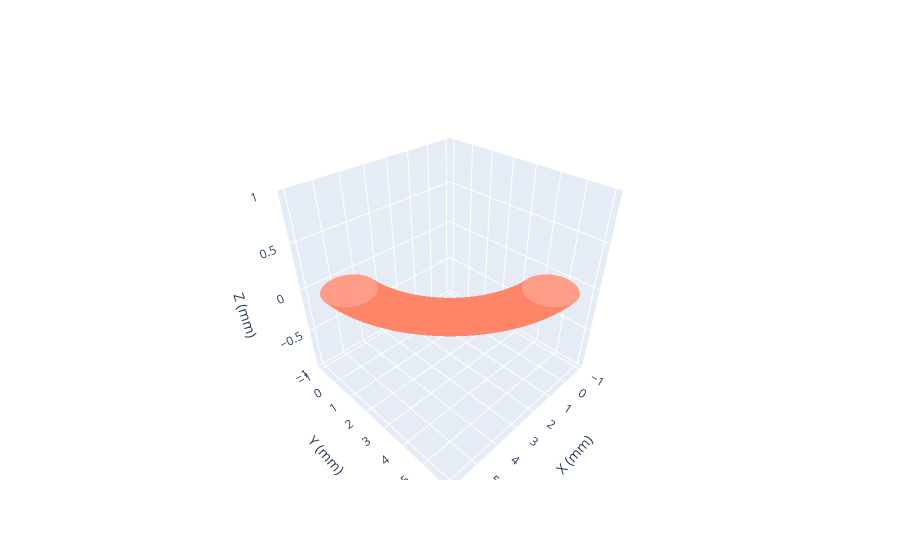

Notebook code for this chart:
### Code cell
fig = go.Figure(data=data, layout=layout)
py.iplot(fig)

### Figure 1 — Plotly figure (JSON) as saved in the notebook; plotly's stock layout.template omitted (floating-point values rounded to 4 significant figures; data arrays with more than 128 entries replaced by an {"elided": "..."} marker saying what was removed)
{"data": [{"colorscale": [[0, "rgb(255,245,240)"], [0.125, "rgb(254,224,210)"], [0.25, "rgb(252,187,161)"], [0.375, "rgb(252,146,114)"], [0.5, "rgb(251,106,74)"], [0.625, "rgb(239,59,44)"], [0.75, "rgb(203,24,29)"], [0.875, "rgb(165,15,21)"], [1, "rgb(103,0,13)"]], "opacity": 0.7, "showscale": false, "type": "surface", "x": {"elided": "50x50 float values"}, "y": {"elided": "50x50 float values"}, "z": {"elided": "50x50 int values"}}], "layout": {"scene": {"xaxis": {"title": {"text": "X (mm)"}}, "yaxis": {"title": {"text": "Y (mm)"}}, "zaxis": {"title": {"text": "Z (mm)"}}}}}
